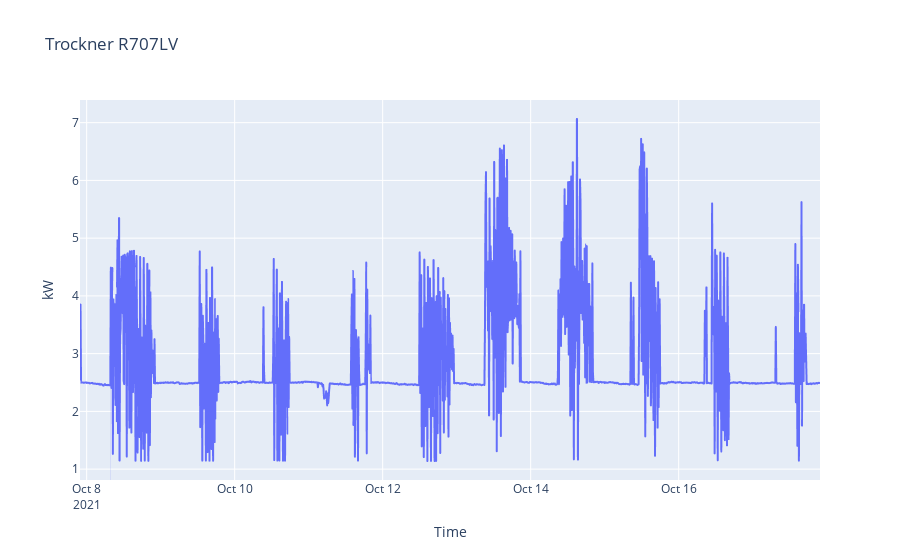

The cell this chart's notebook holds for it:
### Code cell
px.line(
    x=df.index, y=df.kw, 
    title='Trockner R707LV',
    labels={
        'x': 'Time',
        'y': 'kW'
    })

### Figure 1 — Plotly figure (JSON) as saved in the notebook; plotly's stock layout.template omitted (floating-point values rounded to 4 significant figures; data arrays with more than 128 entries replaced by an {"elided": "..."} marker saying what was removed)
{"data": [{"hovertemplate": "Time=%{x}<br>kW=%{y}<extra></extra>", "legendgroup": "", "line": {"color": "#636efa", "dash": "solid"}, "marker": {"symbol": "circle"}, "mode": "lines", "name": "", "showlegend": false, "type": "scattergl", "x": {"elided": "1441 str values"}, "xaxis": "x", "y": {"elided": "1441 float values"}, "yaxis": "y"}], "layout": {"legend": {"tracegroupgap": 0}, "title": {"text": "Trockner R707LV"}, "xaxis": {"anchor": "y", "domain": [0, 1], "title": {"text": "Time"}}, "yaxis": {"anchor": "x", "domain": [0, 1], "title": {"text": "kW"}}}}
